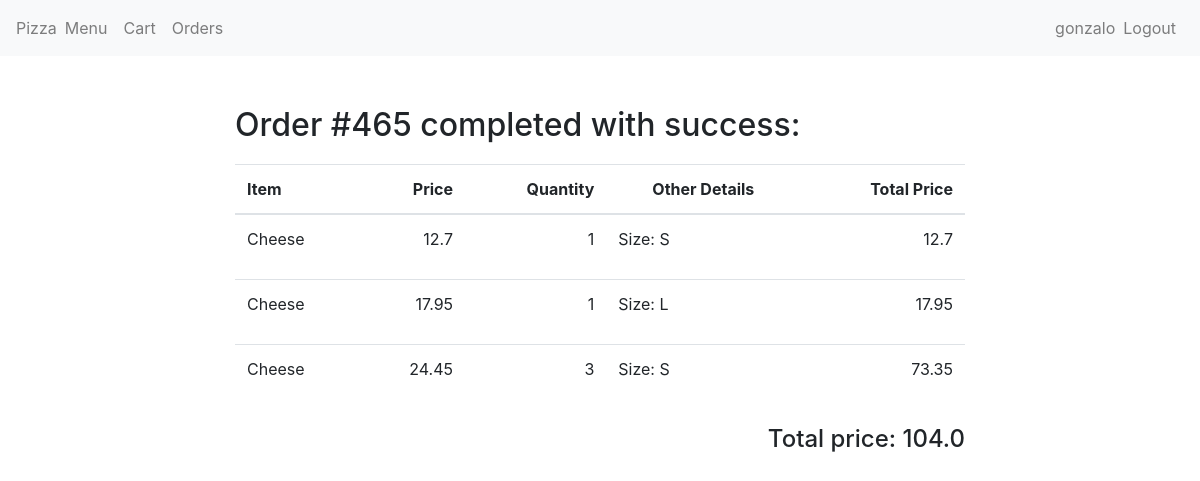
The app's page /order/465 (signed in) with its own data.
### orders/models.py (models this page shows, shortened)
class Order(models.Model):
    user = models.ForeignKey(
        User, null=True, on_delete=models.CASCADE, related_name="orders")
    date = models.DateTimeField(default=timezone.now)
    price = models.FloatField(blank=True, null=True)

class Purchase(models.Model):
    item = models.ForeignKey(
        Item, null=True, on_delete=models.CASCADE, related_name="items")
    SiZE_CHOICES = [
        ("S", "Small"),
        ("L", "Large"),
    ]
    size = models.CharField(max_length=1, choices=SiZE_CHOICES, null=True)
    toppings = models.ManyToManyField(
        Topping, blank=True, related_name="items")
    add_ons = models.ManyToManyField(
        Add_On, blank=True, related_name="items")
    extra_cheese_added = models.BooleanField(default=False)
    price = models.FloatField(blank=True, null=True)
    quantity = models.IntegerField(blank=True, null=True)
    total_price = models.FloatField(null=True)
    cart = models.ForeignKey(
        Cart, null=True, on_delete=models.CASCADE, related_name="purchases")
    order = models.ForeignKey(
        Order, null=True, on_delete=models.CASCADE, related_name="purchases")

class Item(models.Model):
    name = models.CharField(max_length=64)
    category = models.ForeignKey(
        Category, null=True, on_delete=models.CASCADE, related_name="items")
    one_price = models.FloatField(blank=True, null=True)
    price_small = models.FloatField(blank=True, null=True)
    price_large = models.FloatField(blank=True, null=True)
    number_toppings = models.IntegerField(blank=True, null=True)
    add_ons = models.BooleanField(default=False)
    extra_cheese = models.BooleanField(default=False)
    def __str__(self):
            return f"{self.name}"

### orders/views.py (the view)
# urls.py: path("order/<int:order_id>", views.order_number_view, name="order_number"),
def order_number_view(request, order_id):
    if not request.user.is_authenticated or not request.user.is_superuser:
        return render(request, "orders/login.html")
    else:
        order = Order.objects.get(pk=order_id)
        context = {
            "order": order,
        }
        return render(request, "orders/order.html", context)

### orders/templates/orders/order.html (shortened to what this page needs)
{% extends "orders/base.html" %}
{% block body %}
<h2 class="message">Order #{{ order.id }} completed with success:</h2>
<table class="table table-detail">
    <thead>
        <th scope="col">Item</th>
        <th scope="col" class="right">Price</th>
        <th scope="col" class="right">Quantity</th>
        <th class="center">Other Details</th>
        <th scope="col" class="right">Total Price</th>
    </thead>
    <tbody>
        {% for purchase in order.purchases.all %}
        <tr>
            <td>{{ purchase.item }}</td>
            <td class="right">{{ purchase.price }}</td>
            <td class="right">{{ purchase.quantity }}</td>
            <td>
                {% if purchase.size %}
                <p>Size: {{ purchase.size }}</p>
                {% endif %}
            </td>
            <td class="right">{{ purchase.total_price }}</td>
        </tr>
        {% endfor%}
    </tbody>
</table>
<h4 class="right">Total price: {{ order.price }}</h4>
{% endblock %}

### orders/templates/orders/base.html (shortened to what this page needs)
{% load static %}
<!DOCTYPE html>
<html>
    <head>
        <link rel="stylesheet" href="https://maxcdn.bootstrapcdn.com/bootstrap/4.3.1/css/bootstrap.min.css">
        <link rel="stylesheet" href="{% static 'orders/styles.css' %}"/>
    </head>
    <body>
        <nav class="navbar navbar-expand-lg navbar-light bg-light">
            <span class="navbar-text" id="page-name">Pizza</span>
            <div class="collapse navbar-collapse" id="navbarNav">
               {% if request.user.is_authenticated %}
                    <ul class="navbar-nav">
                        <li class="nav-item">
                            <a class="nav-link" href="{% url 'menu' %}">Menu</a>
                        </li>
                        <li class="nav-item">
                            <a class="nav-link" id="cart-link" href="{% url 'cart' %}">Cart</a>
                        </li>
                        {% if request.user.is_superuser %}
                            <li class="nav-item">
                                <a class="nav-link" href="{%url 'orders' %}">Orders</a>
                            </li>
                        {% endif %}
                    </ul>
                    <ul class="navbar-nav ml-auto">
                        <li>
                            <span class="navbar-text" id="username">
                                {{ request.user.username }}
                            </span>
                        </li>
                        <li class="nav-item">
                            <a class="nav-link" href="{% url 'logout' %}">Logout</a>
                        </li>
                    </ul>
                {% endif %}
            </div>
        </nav>
        <div class="container">
            <div class="row">
                <div class="col-xl-2 col-lg-2 col-md-2"></div>
                <div class="col-xl-8 col-lg-8 col-md-8" id="col-8">
                    {% block body %}{% endblock %}
                </div>
                <div class="col-xl-2 col-lg-2 col-md-2"></div>
            </div>
        </div>
    </body>
</html>

### orders/static/orders/styles.css (style rules this page uses)
.container { width: 100%; height: 100%; }
.message { margin-top: 50px; }
.right { text-align: right; }
.center { text-align: center; }
.table-detail { margin-top: 20px; }

### records on screen
Order: id "465", price "104.0"
Purchase: item "Cheese", price "12.7", quantity "1", size "S", total_price "12.7"
Purchase: item "Cheese", price "17.95", quantity "1", size "L", total_price "17.95"
Purchase: item "Cheese", price "24.45", quantity "3", size "S", total_price "73.35"

### other values on screen
{{ request.user.username }} "gonzalo"
